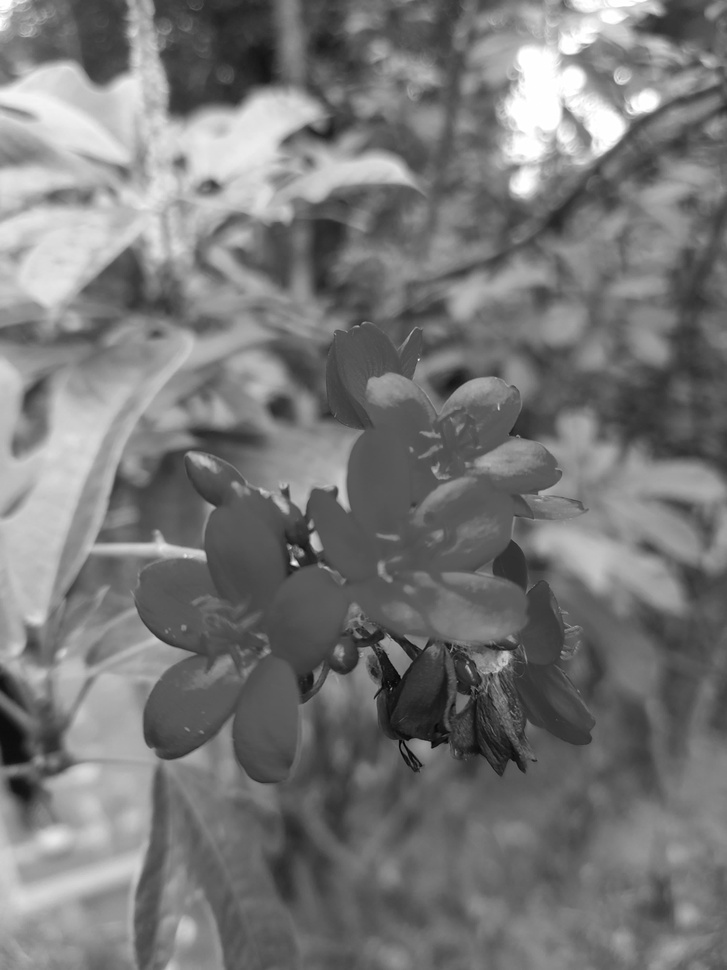
#> input picture grayscale2.jpeg, 727 x 970 px, shrunk from 3000 x 4000 before the run
$ jupyter execute iterative_thresholding.ipynb
#> lines starting #> are read from the running program, lines starting #| are printed output that depends on the picture; after the words box and inside, x2 and y2 are one past the last pixel; in counts of white or black regions, pixels touching at a corner belong together; long printed decimals are rounded
[cell 1]
import cv2
import numpy as np

def iterative_thresholding(image):
    # Langkah 1: Pilih nilai ambang awal (T0)
    T = 128  # atau np.mean(image)

    while True:
        # Langkah 2: Pisahkan area menjadi dua berdasarkan T
        area1 = image[image <= T]  # Area 1 (≤ T)
        area2 = image[image > T]   # Area 2 (> T)

        # Langkah 3: Hitung nilai rata-rata dari area1 dan area2
        X1 = area1.mean() if len(area1) > 0 else 0  # Rata-rata intensitas di area1
        X2 = area2.mean() if len(area2) > 0 else 0  # Rata-rata intensitas di area2

        # Langkah 4: Hitung nilai ambang baru
        T_new = (X1 + X2) / 2

        # Langkah 5: Ulangi sampai T stabil
        if abs(T - T_new) < 1:  # Jika perbedaan nilai T sangat kecil, hentikan iterasi
            break

        T = T_new

    # Langkah 6: Kembalikan nilai ambang yang stabil
    return T

def main(image_path):
    # Membaca gambar grayscale
#> called with image_path = 'grayscale2.jpeg'
    image = cv2.imread(image_path, cv2.IMREAD_GRAYSCALE)
#> image is the input picture: shape (970, 727); min 0, max 255, mean 119.6

    # Menerapkan algoritma iteratif thresholding
    threshold_value = iterative_thresholding(image)
#> the loop in iterative_thresholding, `while True:` made 3 passes
#> (X1, X2, T_new, T) on passes 1 to 2: (91.33, 169.5, 130.4, 130.4), (92.18, 171.2, 131.7, 131.7)
#> (X1, X2, T_new) on pass 3: (92.58, 172, 132.3)
#> threshold_value = 131.7
    print(f'Nilai ambang yang ditentukan: {threshold_value}')
#| Nilai ambang yang ditentukan: 131.686

    # Menerapkan thresholding menggunakan nilai ambang yang ditentukan
    _, thresholded_image = cv2.threshold(image, threshold_value, 255, cv2.THRESH_BINARY)
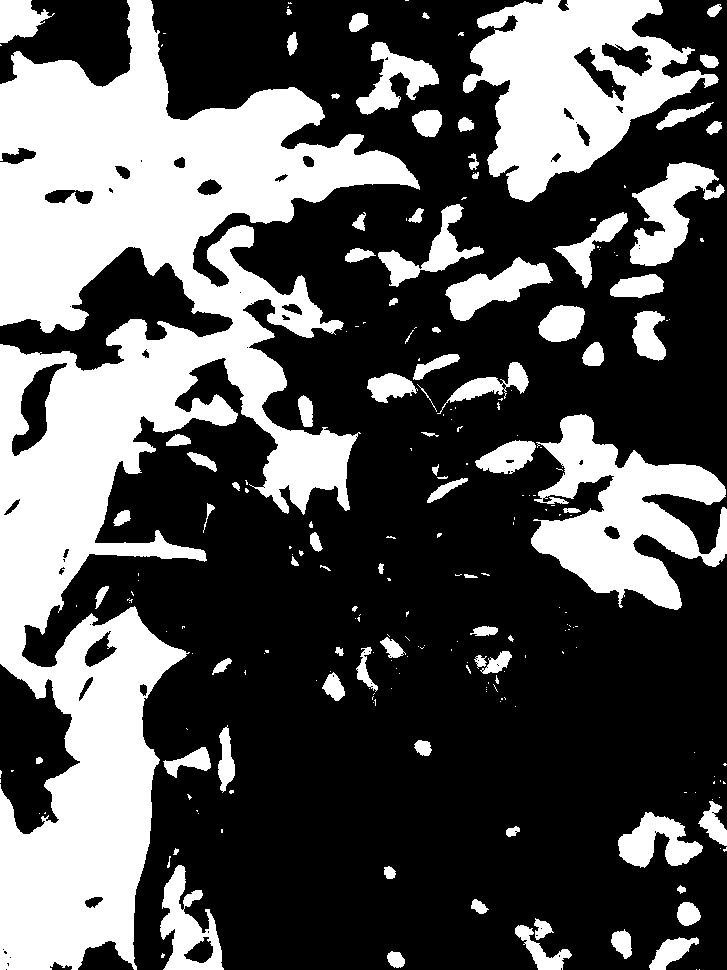
#> thresholded_image: shape (970, 727); 34% white; 229 white regions (145 under 20 px), largest, box (x1, y1, x2, y2) and area: (0, 0, 420, 970) 152464, (463, 0, 719, 202) 26359, (531, 414, 727, 610) 18575

    # Menampilkan gambar asli dan hasil thresholding
    cv2.imshow('Hasil Thresholding', thresholded_image)

    cv2.waitKey(0)
    cv2.destroyAllWindows()

# Ubah 'path_to_your_image.jpg' ke path gambar yang ingin diproses
if __name__ == "__main__":
    main('grayscale2.jpeg')
